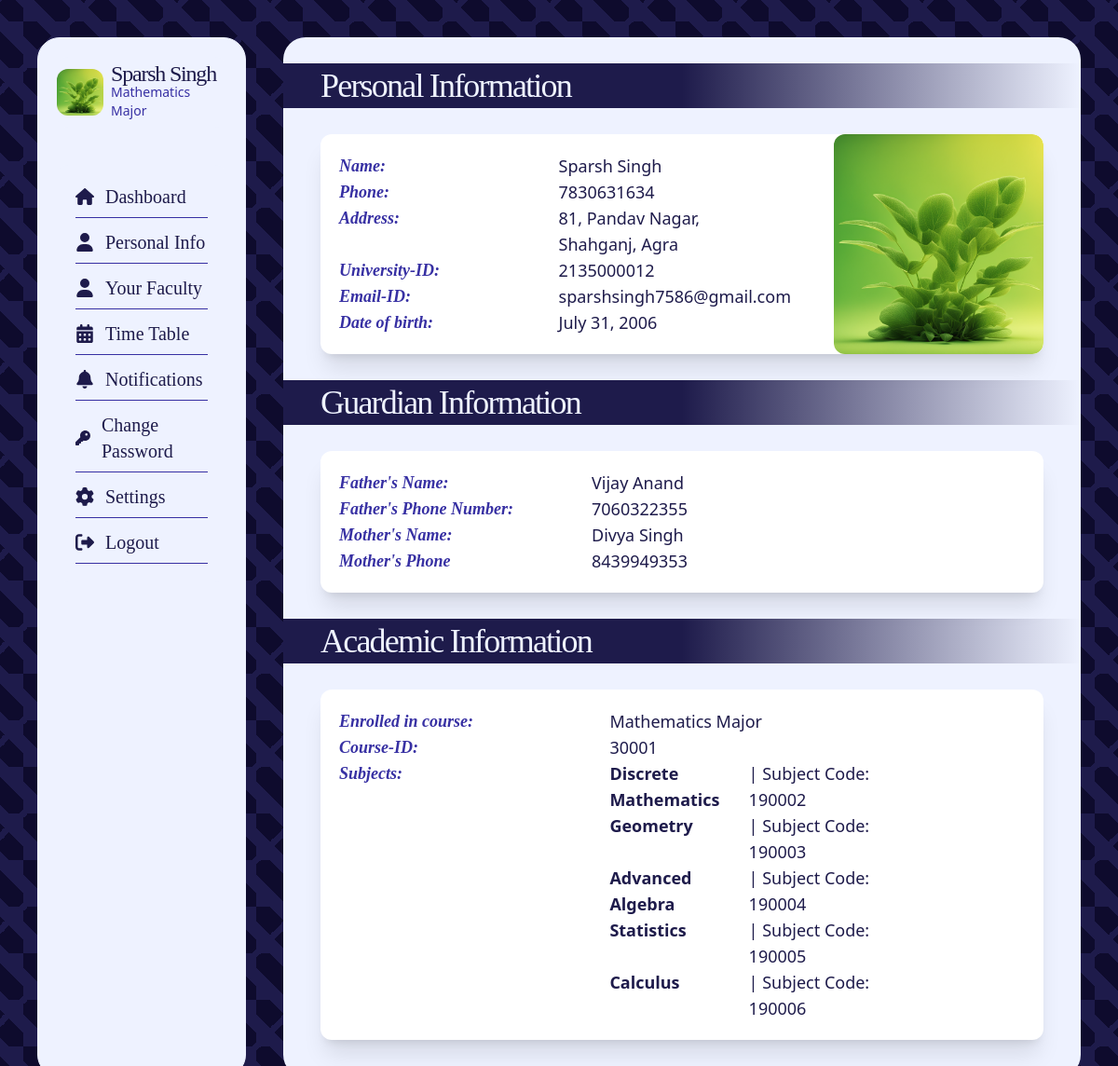
/dashboard/dash_personal_info (signed in), run on the app's committed database.
### core/models.py (models this page shows, shortened)
class Students(models.Model):
    user = models.ForeignKey(User, on_delete=models.CASCADE)
    student_id = models.IntegerField()
    profile_img = models.ImageField(
        upload_to="profile_images", default="blank_profile_picture.jpg", null=True
    )
    address = models.CharField(max_length=100, default="")
    phone = models.IntegerField(default=0)
    course = models.ForeignKey(Courses, on_delete=models.CASCADE, null=True)
    father_name = models.CharField(max_length=30, default="")
    mother_name = models.CharField(max_length=30, default="")
    father_phone = models.IntegerField(default=0)
    mother_phone = models.IntegerField(default=0)
    dob = models.DateField(default=datetime.now)

class Courses(models.Model):
    course_name = models.CharField(max_length=100)
    course_id = models.IntegerField()

class Subjects(models.Model):
    subject_name = models.CharField(max_length=100)
    subject_id = models.IntegerField()
    course_id = models.ForeignKey(Courses, on_delete=models.CASCADE)
    subject_credits = models.IntegerField()

### core/views.py (the view)
@login_required(login_url="login")
def dash_personal_info(request):
    student = Students.objects.filter(user=request.user).first()
    subjects = Subjects.objects.filter(course_id=student.course)
    return render(
        request,
        "dash_personal_info.html",
        {"user_profile": student, "subjects": subjects},
    )

### templates/dash_personal_info.html
{% extends "dash_base.html" %} {% block content %}
<div
	class="bg-indigo-50 backdrop-blur-sm overflow-y-scroll pb-10 rounded-3xl w-full h-full flex flex-col text-indigo-50"
>
	<h1
		class="text-4xl font-light font-serif tracking-tighter text-indigo-50 my-7 px-10 py-1 w-full bg-gradient-to-r from-indigo-950 via-indigo-950 to-transparent"
	>
		Personal Information
	</h1>
	<div class="tiles grow px-10 flex flex-col gap-5 text-indigo-950">
		<div
			class="cont w-full bg-white rounded-xl overflow-hidden shadow-xl gap-10 flex justify-between items-center"
		>
			<div class="w-3/4 text-lg p-5 grid grid-cols-2">
				<p class="text-indigo-800 font-semibold italic font-serif">
					Name:
				</p>
				<p>{{user_profile.user.username}}</p>
				<p class="text-indigo-800 font-semibold italic font-serif">
					Phone:
				</p>
				<p>{{user_profile.phone}}</p>
				<p class="text-indigo-800 font-semibold italic font-serif">
					Address:
				</p>
				<p>{{user_profile.address}}</p>
				<p class="text-indigo-800 font-semibold italic font-serif">
					University-ID:
				</p>
				<p>{{user_profile.student_id}}</p>
				<p class="text-indigo-800 font-semibold italic font-serif">
					Email-ID:
				</p>
				<p>{{user_profile.user.email}}</p>
				<p class="text-indigo-800 font-semibold italic font-serif">
					Date of birth:
				</p>
				<p>{{user_profile.dob}}</p>
			</div>
			<div
				class=" bg-[url('{{user_profile.profile_img.url}}')] rounded-xl bg-center bg-cover w-1/3 h-full"
			></div>
		</div>
	</div>
	<h1
		class="text-4xl font-light font-serif tracking-tighter text-indigo-50 my-7 px-10 py-1 w-full bg-gradient-to-r from-indigo-950 via-indigo-950 to-transparent"
	>
		Guardian Information
	</h1>
	<div class="tiles grow px-10 flex flex-col gap-5 text-indigo-950">
		<div
			class="cont w-full bg-white rounded-xl overflow-hidden shadow-xl gap-10 flex justify-between items-center"
		>
			<div class="w-3/4 text-lg p-5 grid grid-cols-2">
				<p class="text-indigo-800 font-semibold italic font-serif">
					Father's Name:
				</p>
				<p>{{user_profile.father_name}}</p>
				<p class="text-indigo-800 font-semibold italic font-serif">
					Father's Phone Number:
				</p>
				<p>{{user_profile.father_phone}}</p>
				<p class="text-indigo-800 font-semibold italic font-serif">
					Mother's Name:
				</p>
				<p>{{user_profile.mother_name}}</p>
				<p class="text-indigo-800 font-semibold italic font-serif">
					Mother's Phone
				</p>
				<p>{{user_profile.mother_phone}}</p>
			</div>
		</div>
	</div>
	<h1
		class="text-4xl font-light font-serif tracking-tighter text-indigo-50 my-7 px-10 py-1 w-full bg-gradient-to-r from-indigo-950 via-indigo-950 to-transparent"
	>
		Academic Information
	</h1>
	<div class="tiles grow px-10 flex flex-col gap-5 text-indigo-950">
		<div
			class="cont w-full bg-white rounded-xl overflow-hidden shadow-xl gap-10 flex justify-between items-center"
		>
			<div class="w-4/5 text-lg p-5 grid grid-cols-2">
				<p class="text-indigo-800 font-semibold italic font-serif">
					Enrolled in course:
				</p>
				<p>{{user_profile.course.course_name}}</p>
				<p class="text-indigo-800 font-semibold italic font-serif">
					Course-ID:
				</p>
				<p>{{user_profile.course.course_id}}</p>
				<p class="text-indigo-800 font-semibold italic font-serif">
					Subjects:
				</p>
				<p class="grid grid-cols-2 gap-x-2">
					{% for subject in subjects %}
					<b>{{subject.subject_name}}</b> | Subject Code:
					{{subject.subject_id}} <br />
					{% endfor %}
				</p>
			</div>
		</div>
	</div>
</div>
{% endblock content %}

### templates/dash_base.html (shortened to what this page needs)
<!DOCTYPE html>
<html lang="en">
	<head>
		<script src="//cdn.tailwindcss.com"></script>
	</head>
	<body class="flex gap-10 h-screen p-10">
		<nav
			class="bg-indigo-50 backdrop-blur h-full rounded-3xl basis-1/5 border border-indigo-50 flex flex-col items-evenly"
		>
			<div
				class="profile py-2 rounded-xl flex justify-center gap-2 items-center mx-5 my-5 bg-indigo-50"
			>
				<div
					class="img bg-[url('{{user_profile.profile_img.url}}')] rounded-xl aspect-square h-[50px] bg-center bg-cover"
				></div>
				<h1
					class="text-2xl font-serif font-medium tracking-tighter text-indigo-950 leading-5"
				>
					{{user_profile.user.username}}
					<span
						class="block text-sm tracking-normal font-sans bg-indigo-50 text-indigo-800"
					>
						{{user_profile.course.course_name}}
					</span>
				</h1>
			</div>
			<div
				class="menu p-5 rounded-xl flex flex-col text-xl justify-center gap-3 items-center mx-5 my-5 bg-indigo-50 font-serif"
			>
				<a
					href="/dashboard/"
					class="flex gap-3 items-center border-b border-indigo-800 pb-2 w-full relative after:content-[''] after:absolute after:bottom-0 after:duration-700 text-indigo-950 hover:after:w-full after:h-1 after:bg-indigo-950 after:rounded-full after:left-0 after:w-0"
				>
					Dashboard</a
				>
				<a
					href="/dashboard/dash_personal_info"
					class="flex gap-3 items-center border-b border-indigo-800 pb-2 w-full relative after:content-[''] after:absolute after:bottom-0 after:duration-700 text-indigo-950 hover:after:w-full after:h-1 after:bg-indigo-950 after:rounded-full after:left-0 after:w-0"
				>
					<svg
						xmlns="http://www.w3.org/2000/svg"
						height="20"
						width="20"
						viewBox="0 0 448 512"
					>
						<path
							fill="#1E1B4B"
							d="M224 256A128 128 0 1 0 224 0a128 128 0 1 0 0 256zm-45.7 48C79.8 304 0 383.8 0 482.3C0 498.7 13.3 512 29.7 512H418.3c16.4 0 29.7-13.3 29.7-29.7C448 383.8 368.2 304 269.7 304H178.3z"
						/>
					</svg>
					Personal Info</a
				>
				<a
					href="/dashboard/dash_faculty"
					class="flex gap-3 items-center border-b border-indigo-800 pb-2 w-full relative after:content-[''] after:absolute after:bottom-0 after:duration-700 text-indigo-950 hover:after:w-full after:h-1 after:bg-indigo-950 after:rounded-full after:left-0 after:w-0"
				>
					<svg
						xmlns="http://www.w3.org/2000/svg"
						height="20"
						width="20"
						viewBox="0 0 448 512"
					>
						<path
							fill="#1E1B4B"
							d="M224 256A128 128 0 1 0 224 0a128 128 0 1 0 0 256zm-45.7 48C79.8 304 0 383.8 0 482.3C0 498.7 13.3 512 29.7 512H418.3c16.4 0 29.7-13.3 29.7-29.7C448 383.8 368.2 304 269.7 304H178.3z"
						/>
					</svg>
					Your Faculty</a
				>
				<a
					href="/dashboard/dash_time_table"
					class="flex gap-3 items-center border-b border-indigo-800 pb-2 w-full relative after:content-[''] after:absolute after:bottom-0 after:duration-700 text-indigo-950 hover:after:w-full after:h-1 after:bg-indigo-950 after:rounded-full after:left-0 after:w-0"
				>
					Time Table</a
				>
				<a
					href="/dashboard/dash_notification"
					class="flex gap-3 items-center border-b border-indigo-800 pb-2 w-full relative after:content-[''] after:absolute after:bottom-0 after:duration-700 text-indigo-950 hover:after:w-full after:h-1 after:bg-indigo-950 after:rounded-full after:left-0 after:w-0"
				>
					Notifications</a
				>
				<a
					href="/dashboard/dash_change_pass"
					class="flex gap-3 items-center border-b border-indigo-800 pb-2 w-full relative after:content-[''] after:absolute after:bottom-0 after:duration-700 text-indigo-950 hover:after:w-full after:h-1 after:bg-indigo-950 after:rounded-full after:left-0 after:w-0"
				>
					Change Password</a
				>
				<a
					href="/student_settings/"
					class="flex gap-3 items-center border-b border-indigo-800 pb-2 w-full relative after:content-[''] after:absolute after:bottom-0 after:duration-700 text-indigo-950 hover:after:w-full after:h-1 after:bg-indigo-950 after:rounded-full after:left-0 after:w-0"
				>
					Settings</a
				>
				<a
					href="/logout/"
					class="flex gap-3 items-center border-b border-indigo-800 pb-2 w-full relative after:content-[''] after:absolute after:bottom-0 after:duration-700 text-indigo-950 hover:after:w-full after:h-1 after:bg-indigo-950 after:rounded-full after:left-0 after:w-0"
					>
					Logout
				</a>
			</div>
		</nav>
		<div class="right-sec h-full flex-1">
			{% block content %} {% endblock content %}
		</div>
	</body>
</html>

### data on the page
Students: profile_img (picture), user.username "Sparsh Singh", course.course_name "Mathematics Major", phone "7830631634", address "81, Pandav Nagar, Shahganj, Agra", student_id "2135000012", user.email "sparshsingh7586@gmail.com", dob "July 31, 2006", father_name "Vijay Anand", father_phone "7060322355", mother_name "Divya Singh", mother_phone "8439949353", course.course_id "30001"
Subjects: subject_name "Discrete Mathematics", subject_id "190002"
Subjects: subject_name "Geometry", subject_id "190003"
Subjects: subject_name "Advanced Algebra", subject_id "190004"
Subjects: subject_name "Statistics", subject_id "190005"
Subjects: subject_name "Calculus", subject_id "190006"
